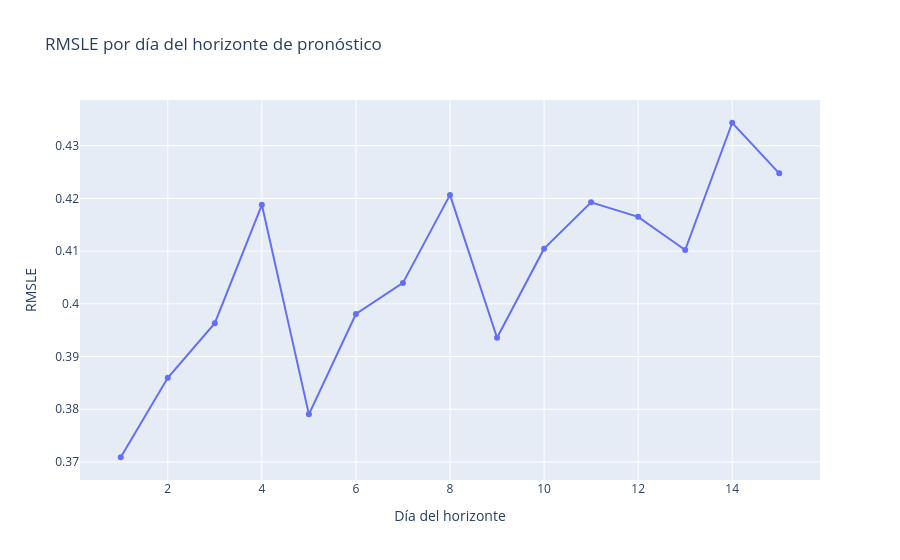

Source (notebook cell):
### Code cell
import plotly.express as px

fig = px.line(
    daily_diagnostics,
    x="horizon_day",
    y="RMSLE",
    markers=True,
    title="RMSLE por día del horizonte de pronóstico",
)

fig.update_layout(
    xaxis_title="Día del horizonte",
    yaxis_title="RMSLE",
)

fig.show()

### Figure 1 — Plotly figure (JSON) as saved in the notebook; plotly's stock layout.template omitted (floating-point values rounded to 4 significant figures)
{"data": [{"hovertemplate": "horizon_day=%{x}<br>RMSLE=%{y}<extra></extra>", "legendgroup": "", "line": {"color": "#636efa", "dash": "solid"}, "marker": {"symbol": "circle"}, "mode": "lines+markers", "name": "", "orientation": "v", "showlegend": false, "type": "scatter", "x": [1, 2, 3, 4, 5, 6, 7, 8, 9, 10, 11, 12, 13, 14, 15], "xaxis": "x", "y": [0.3709, 0.386, 0.3963, 0.4188, 0.379, 0.3981, 0.404, 0.4207, 0.3936, 0.4105, 0.4193, 0.4165, 0.4102, 0.4344, 0.4248], "yaxis": "y"}], "layout": {"legend": {"tracegroupgap": 0}, "title": {"text": "RMSLE por día del horizonte de pronóstico"}, "xaxis": {"anchor": "y", "domain": [0, 1], "title": {"text": "Día del horizonte"}}, "yaxis": {"anchor": "x", "domain": [0, 1], "title": {"text": "RMSLE"}}}}
